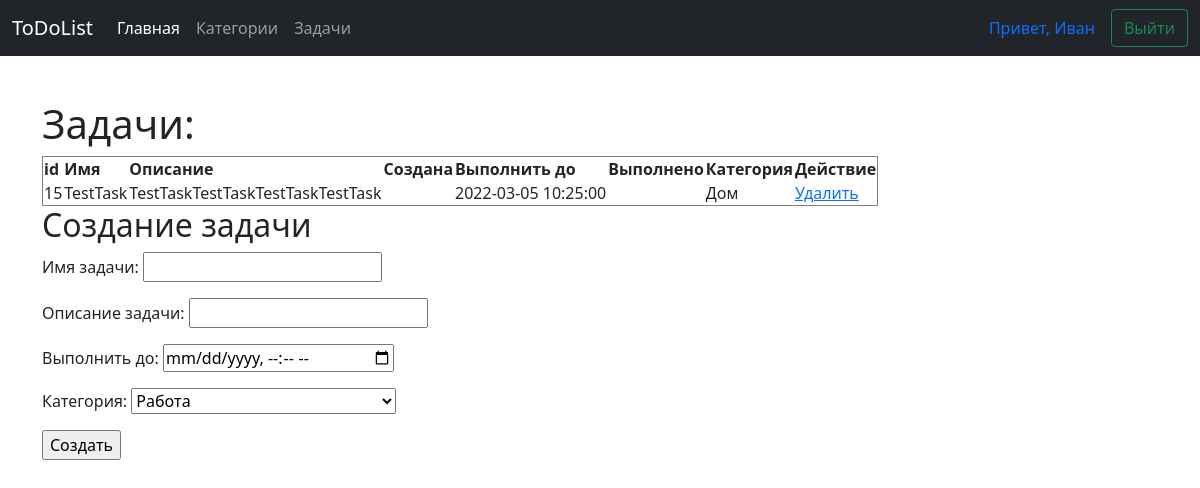
The page /index.php?page=t (signed in) on the database its author committed.
### tables this page shows
CREATE TABLE `task` (
  `id` int(10) UNSIGNED NOT NULL,
  `name` varchar(255) NOT NULL,
  `description` text,
  `created_at` datetime DEFAULT NULL,
  `deadline` datetime DEFAULT NULL,
  `done` int(11) DEFAULT NULL,
  `id_category` int(10) UNSIGNED NOT NULL,
  `id_user` int(10) UNSIGNED NOT NULL
);

CREATE TABLE `category` (
  `id` int(10) UNSIGNED NOT NULL,
  `name` varchar(255) NOT NULL,
  `id_user` int(10) UNSIGNED NOT NULL
);

### taskform.php (the view)
<h2>Создание задачи</h2>
<form method="get" action="inserttask.php">
    <p><label>
            Имя задачи: <input type="text" name="name">
        </label>
    <p><label>
            Описание задачи: <input type="text" name="description">
        </label>
    <p><label>
            Выполнить до: <input type="datetime-local" name="deadline">
        </label>
    <p><label>
            Категория: <select name="id_category">
                <?
                $result = $conn->query("SELECT * FROM category");
                while ($row = $result->fetch()) {
                    echo '<option value='.$row['id'].'>'.$row['name'].'</option>';
                }
                ?>
            </select>
        </label>
    <p><input type="submit" value="Создать">
</form>

### tasks.php
<h1>Задачи:</h1>
<table border='1'>
    <?php
    echo '<tr>
            <th>id</th>
            <th>Имя</th>
            <th>Описание</th>
            <th>Создана</th>
            <th>Выполнить до</th>
            <th>Выполнено</th>
            <th>Категория</th>
            <th>Действие</th>
           </tr>';
    $result = $conn->query("SELECT *, task.id AS id_task, category.name AS cname, task.name AS tname FROM task, category WHERE task.id_category=category.id AND task.id_user=".$_SESSION['id']);
    while ($row = $result->fetch()) {
        echo '<tr>';
        echo '<td>'.$row['id'].'</td>
              <td>'.$row['tname'].'</td>
              <td>'.$row['description'].'</td>
              <td>'.$row['created_at'].'</td>
              <td>'.$row['deadline'].'</td>
              <td>'.$row['done'].'</td>
              <td>'.$row['cname'].'</td>';
        echo '<td><a href=deletetask.php?id='.$row['id_task'].'>Удалить</a></td>';
        echo '</tr>';
    }
    ?>
</table>

### rows shown on the page
task: id_category "15", name "TestTask", description "TestTaskTestTaskTestTaskTestTask", deadline "2022-03-05 10:25:00", id_category.name "Дом"

### other values the page prints
$_SESSION['firstname'] "Иван"
form field id_category "Работа"
